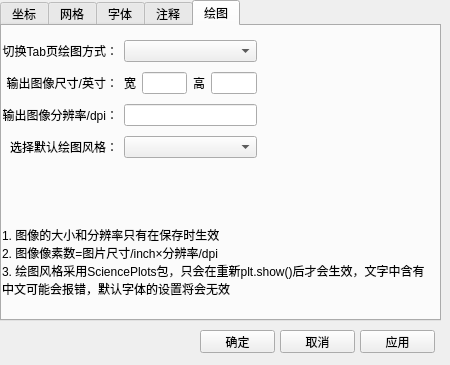
<?xml version="1.0" encoding="UTF-8"?>
<ui version="4.0">
 <class>Form</class>
 <widget class="QWidget" name="Form">
  <property name="geometry">
   <rect>
    <x>0</x>
    <y>0</y>
    <width>450</width>
    <height>365</height>
   </rect>
  </property>
  <property name="minimumSize">
   <size>
    <width>450</width>
    <height>365</height>
   </size>
  </property>
  <property name="maximumSize">
   <size>
    <width>450</width>
    <height>365</height>
   </size>
  </property>
  <property name="windowTitle">
   <string>Form</string>
  </property>
  <widget class="QPushButton" name="pushButton">
   <property name="geometry">
    <rect>
     <x>200</x>
     <y>330</y>
     <width>75</width>
     <height>23</height>
    </rect>
   </property>
   <property name="text">
    <string>确定</string>
   </property>
  </widget>
  <widget class="QPushButton" name="pushButton_2">
   <property name="geometry">
    <rect>
     <x>280</x>
     <y>330</y>
     <width>75</width>
     <height>23</height>
    </rect>
   </property>
   <property name="text">
    <string>取消</string>
   </property>
  </widget>
  <widget class="QPushButton" name="pushButton_3">
   <property name="geometry">
    <rect>
     <x>360</x>
     <y>330</y>
     <width>75</width>
     <height>23</height>
    </rect>
   </property>
   <property name="text">
    <string>应用</string>
   </property>
  </widget>
  <widget class="QTabWidget" name="tabWidget">
   <property name="geometry">
    <rect>
     <x>0</x>
     <y>0</y>
     <width>441</width>
     <height>321</height>
    </rect>
   </property>
   <property name="layoutDirection">
    <enum>Qt::LeftToRight</enum>
   </property>
   <property name="currentIndex">
    <number>4</number>
   </property>
   <widget class="QWidget" name="tab">
    <attribute name="title">
     <string>坐标</string>
    </attribute>
    <widget class="QWidget" name="layoutWidget">
     <property name="geometry">
      <rect>
       <x>0</x>
       <y>0</y>
       <width>411</width>
       <height>286</height>
      </rect>
     </property>
     <layout class="QHBoxLayout" name="horizontalLayout">
      <item>
       <layout class="QFormLayout" name="formLayout">
        <item row="0" column="0">
         <widget class="QLabel" name="label_2">
          <property name="text">
           <string>X 标签：</string>
          </property>
         </widget>
        </item>
        <item row="0" column="1">
         <widget class="QLineEdit" name="lineEdit"/>
        </item>
        <item row="1" column="0">
         <widget class="QLabel" name="label_3">
          <property name="text">
           <string>Y 标签：</string>
          </property>
         </widget>
        </item>
        <item row="1" column="1">
         <widget class="QLineEdit" name="lineEdit_2"/>
        </item>
        <item row="2" column="0">
         <widget class="QLabel" name="label_4">
          <property name="text">
           <string>Z 标签：</string>
          </property>
         </widget>
        </item>
        <item row="2" column="1">
         <widget class="QLineEdit" name="lineEdit_3"/>
        </item>
        <item row="3" column="0">
         <widget class="QLabel" name="label_5">
          <property name="text">
           <string>主标题：</string>
          </property>
         </widget>
        </item>
        <item row="3" column="1">
         <widget class="QLineEdit" name="lineEdit_4"/>
        </item>
        <item row="4" column="0">
         <widget class="QLabel" name="label_12">
          <property name="text">
           <string>子标题：</string>
          </property>
         </widget>
        </item>
        <item row="4" column="1">
         <widget class="QLineEdit" name="lineEdit_5"/>
        </item>
       </layout>
      </item>
      <item>
       <layout class="QFormLayout" name="formLayout_2">
        <item row="0" column="0">
         <widget class="QLabel" name="label_6">
          <property name="text">
           <string>X  range：</string>
          </property>
         </widget>
        </item>
        <item row="0" column="1">
         <widget class="QLineEdit" name="lineEdit_6"/>
        </item>
        <item row="1" column="0">
         <widget class="QLabel" name="label_7">
          <property name="text">
           <string>Y  range：</string>
          </property>
         </widget>
        </item>
        <item row="1" column="1">
         <widget class="QLineEdit" name="lineEdit_7"/>
        </item>
        <item row="2" column="0">
         <widget class="QLabel" name="label_11">
          <property name="text">
           <string>Z range：</string>
          </property>
         </widget>
        </item>
        <item row="2" column="1">
         <widget class="QLineEdit" name="lineEdit_8"/>
        </item>
        <item row="3" column="0">
         <widget class="QLabel" name="label_8">
          <property name="text">
           <string>X  major  locator：</string>
          </property>
         </widget>
        </item>
        <item row="3" column="1">
         <widget class="QLineEdit" name="lineEdit_9"/>
        </item>
        <item row="4" column="0">
         <widget class="QLabel" name="label_9">
          <property name="text">
           <string>Y  major  locator：</string>
          </property>
         </widget>
        </item>
        <item row="4" column="1">
         <widget class="QLineEdit" name="lineEdit_10"/>
        </item>
        <item row="5" column="0">
         <widget class="QLabel" name="label_10">
          <property name="text">
           <string>Z  major  locator：</string>
          </property>
         </widget>
        </item>
        <item row="5" column="1">
         <widget class="QLineEdit" name="lineEdit_11"/>
        </item>
        <item row="6" column="0">
         <widget class="QLabel" name="label_13">
          <property name="text">
           <string>X  minor  locator：</string>
          </property>
         </widget>
        </item>
        <item row="6" column="1">
         <widget class="QLineEdit" name="lineEdit_12"/>
        </item>
        <item row="7" column="0">
         <widget class="QLabel" name="label_14">
          <property name="text">
           <string>Y minor  locator：</string>
          </property>
         </widget>
        </item>
        <item row="7" column="1">
         <widget class="QLineEdit" name="lineEdit_13"/>
        </item>
        <item row="8" column="0">
         <widget class="QLabel" name="label_15">
          <property name="text">
           <string>Z minor  locator：</string>
          </property>
         </widget>
        </item>
        <item row="8" column="1">
         <widget class="QLineEdit" name="lineEdit_14"/>
        </item>
       </layout>
      </item>
     </layout>
    </widget>
   </widget>
   <widget class="QWidget" name="tab_2">
    <attribute name="title">
     <string>网格</string>
    </attribute>
    <widget class="QWidget" name="formLayoutWidget_2">
     <property name="geometry">
      <rect>
       <x>0</x>
       <y>0</y>
       <width>271</width>
       <height>161</height>
      </rect>
     </property>
     <layout class="QFormLayout" name="formLayout_5">
      <item row="0" column="0">
       <widget class="QLabel" name="label_19">
        <property name="text">
         <string>显示轴：</string>
        </property>
       </widget>
      </item>
      <item row="0" column="1">
       <widget class="QComboBox" name="comboBox_4"/>
      </item>
      <item row="1" column="0">
       <widget class="QLabel" name="label_21">
        <property name="text">
         <string>网格颜色：</string>
        </property>
       </widget>
      </item>
      <item row="1" column="1">
       <widget class="QComboBox" name="comboBox_5"/>
      </item>
      <item row="2" column="0">
       <widget class="QLabel" name="label_22">
        <property name="text">
         <string>刻度：</string>
        </property>
       </widget>
      </item>
      <item row="2" column="1">
       <widget class="QComboBox" name="comboBox_6"/>
      </item>
      <item row="3" column="0">
       <widget class="QLabel" name="label_23">
        <property name="text">
         <string>网格样式：</string>
        </property>
       </widget>
      </item>
      <item row="3" column="1">
       <widget class="QComboBox" name="comboBox_7"/>
      </item>
      <item row="4" column="0">
       <widget class="QLabel" name="label_24">
        <property name="text">
         <string>网格宽度：</string>
        </property>
       </widget>
      </item>
      <item row="4" column="1">
       <widget class="QLineEdit" name="lineEdit_15"/>
      </item>
     </layout>
    </widget>
   </widget>
   <widget class="QWidget" name="tab_3">
    <attribute name="title">
     <string>字体</string>
    </attribute>
    <widget class="QWidget" name="formLayoutWidget">
     <property name="geometry">
      <rect>
       <x>0</x>
       <y>10</y>
       <width>341</width>
       <height>131</height>
      </rect>
     </property>
     <layout class="QFormLayout" name="formLayout_4">
      <item row="0" column="0">
       <widget class="QLabel" name="label_16">
        <property name="text">
         <string>中文字体：</string>
        </property>
       </widget>
      </item>
      <item row="0" column="1">
       <widget class="QComboBox" name="comboBox"/>
      </item>
      <item row="1" column="0">
       <widget class="QLabel" name="label_17">
        <property name="text">
         <string>英文字体：</string>
        </property>
       </widget>
      </item>
      <item row="1" column="1">
       <widget class="QComboBox" name="comboBox_2"/>
      </item>
      <item row="2" column="0">
       <widget class="QLabel" name="label_18">
        <property name="text">
         <string>中英文混合字体：</string>
        </property>
       </widget>
      </item>
      <item row="2" column="1">
       <widget class="QComboBox" name="comboBox_3"/>
      </item>
      <item row="3" column="0">
       <widget class="QLabel" name="label_20">
        <property name="text">
         <string>重新检索字体库：</string>
        </property>
       </widget>
      </item>
      <item row="3" column="1">
       <widget class="QPushButton" name="pushButton_4">
        <property name="text">
         <string>start</string>
        </property>
       </widget>
      </item>
     </layout>
    </widget>
    <widget class="QLabel" name="label">
     <property name="geometry">
      <rect>
       <x>0</x>
       <y>150</y>
       <width>341</width>
       <height>16</height>
      </rect>
     </property>
     <property name="text">
      <string/>
     </property>
    </widget>
   </widget>
   <widget class="QWidget" name="tab_4">
    <attribute name="title">
     <string>注释</string>
    </attribute>
    <widget class="QWidget" name="formLayoutWidget_3">
     <property name="geometry">
      <rect>
       <x>0</x>
       <y>0</y>
       <width>211</width>
       <height>272</height>
      </rect>
     </property>
     <layout class="QFormLayout" name="formLayout_6">
      <item row="0" column="0">
       <widget class="QLabel" name="label_25">
        <property name="text">
         <string>坐标样式：</string>
        </property>
       </widget>
      </item>
      <item row="0" column="1">
       <widget class="QLineEdit" name="lineEdit_16">
        <property name="font">
         <font>
          <family>Times New Roman</family>
         </font>
        </property>
        <property name="text">
         <string>(%.2f,%.2f)</string>
        </property>
       </widget>
      </item>
      <item row="1" column="0">
       <widget class="QLabel" name="label_27">
        <property name="text">
         <string>背景颜色：</string>
        </property>
       </widget>
      </item>
      <item row="1" column="1">
       <widget class="QComboBox" name="comboBox_8"/>
      </item>
      <item row="2" column="0">
       <widget class="QLabel" name="label_29">
        <property name="text">
         <string>边框颜色：</string>
        </property>
       </widget>
      </item>
      <item row="2" column="1">
       <widget class="QComboBox" name="comboBox_12"/>
      </item>
      <item row="3" column="0">
       <widget class="QLabel" name="label_28">
        <property name="text">
         <string>边框粗细：</string>
        </property>
       </widget>
      </item>
      <item row="3" column="1">
       <widget class="QLineEdit" name="lineEdit_17"/>
      </item>
      <item row="4" column="0">
       <widget class="QLabel" name="label_30">
        <property name="text">
         <string>文字偏移量：</string>
        </property>
       </widget>
      </item>
      <item row="4" column="1">
       <widget class="QLineEdit" name="lineEdit_19">
        <property name="text">
         <string>(0,0)</string>
        </property>
       </widget>
      </item>
      <item row="5" column="0">
       <widget class="QLabel" name="label_31">
        <property name="text">
         <string>箭头粗细：</string>
        </property>
       </widget>
      </item>
      <item row="5" column="1">
       <widget class="QLineEdit" name="lineEdit_20"/>
      </item>
      <item row="6" column="0">
       <widget class="QLabel" name="label_32">
        <property name="text">
         <string>箭头颜色：</string>
        </property>
       </widget>
      </item>
      <item row="6" column="1">
       <widget class="QComboBox" name="comboBox_9"/>
      </item>
      <item row="7" column="0">
       <widget class="QLabel" name="label_33">
        <property name="text">
         <string>箭头形状：</string>
        </property>
       </widget>
      </item>
      <item row="7" column="1">
       <widget class="QComboBox" name="comboBox_10"/>
      </item>
     </layout>
    </widget>
    <widget class="QWidget" name="formLayoutWidget_4">
     <property name="geometry">
      <rect>
       <x>220</x>
       <y>0</y>
       <width>211</width>
       <height>231</height>
      </rect>
     </property>
     <layout class="QFormLayout" name="formLayout_7">
      <item row="0" column="0">
       <widget class="QLabel" name="label_34">
        <property name="text">
         <string>是否显示点：</string>
        </property>
       </widget>
      </item>
      <item row="0" column="1">
       <widget class="QCheckBox" name="checkBox_2">
        <property name="text">
         <string/>
        </property>
       </widget>
      </item>
      <item row="1" column="0">
       <widget class="QLabel" name="label_36">
        <property name="text">
         <string>文字大小：</string>
        </property>
       </widget>
      </item>
      <item row="1" column="1">
       <widget class="QLineEdit" name="lineEdit_21"/>
      </item>
      <item row="2" column="0">
       <widget class="QLabel" name="label_37">
        <property name="text">
         <string>文字颜色：</string>
        </property>
       </widget>
      </item>
      <item row="2" column="1">
       <widget class="QComboBox" name="comboBox_11"/>
      </item>
      <item row="3" column="0">
       <widget class="QLabel" name="label_38">
        <property name="text">
         <string>是否显示文字：</string>
        </property>
       </widget>
      </item>
      <item row="3" column="1">
       <widget class="QCheckBox" name="checkBox_4">
        <property name="text">
         <string/>
        </property>
       </widget>
      </item>
      <item row="4" column="0">
       <widget class="QLabel" name="label_39">
        <property name="text">
         <string>是否显示箭头：</string>
        </property>
       </widget>
      </item>
      <item row="4" column="1">
       <widget class="QCheckBox" name="checkBox_5">
        <property name="text">
         <string/>
        </property>
       </widget>
      </item>
     </layout>
    </widget>
   </widget>
   <widget class="QWidget" name="tab_5">
    <attribute name="title">
     <string>绘图</string>
    </attribute>
    <widget class="QWidget" name="gridLayoutWidget">
     <property name="geometry">
      <rect>
       <x>0</x>
       <y>10</y>
       <width>255</width>
       <height>126</height>
      </rect>
     </property>
     <layout class="QGridLayout" name="gridLayout">
      <item row="2" column="0">
       <widget class="QLabel" name="label_42">
        <property name="text">
         <string>输出图像分辨率/dpi：</string>
        </property>
        <property name="alignment">
         <set>Qt::AlignRight|Qt::AlignTrailing|Qt::AlignVCenter</set>
        </property>
       </widget>
      </item>
      <item row="1" column="1">
       <layout class="QHBoxLayout" name="horizontalLayout_2">
        <item>
         <widget class="QLabel" name="label_40">
          <property name="text">
           <string>宽</string>
          </property>
         </widget>
        </item>
        <item>
         <widget class="QLineEdit" name="lineEdit_18"/>
        </item>
        <item>
         <widget class="QLabel" name="label_41">
          <property name="text">
           <string>高</string>
          </property>
         </widget>
        </item>
        <item>
         <widget class="QLineEdit" name="lineEdit_22"/>
        </item>
       </layout>
      </item>
      <item row="0" column="1">
       <widget class="QComboBox" name="comboBox_13"/>
      </item>
      <item row="2" column="1">
       <widget class="QLineEdit" name="lineEdit_23"/>
      </item>
      <item row="1" column="0">
       <widget class="QLabel" name="label_35">
        <property name="text">
         <string>输出图像尺寸/英寸：</string>
        </property>
        <property name="alignment">
         <set>Qt::AlignRight|Qt::AlignTrailing|Qt::AlignVCenter</set>
        </property>
       </widget>
      </item>
      <item row="0" column="0">
       <widget class="QLabel" name="label_26">
        <property name="text">
         <string>切换Tab页绘图方式：</string>
        </property>
        <property name="alignment">
         <set>Qt::AlignRight|Qt::AlignTrailing|Qt::AlignVCenter</set>
        </property>
       </widget>
      </item>
      <item row="3" column="0">
       <widget class="QLabel" name="label_44">
        <property name="text">
         <string>选择默认绘图风格：</string>
        </property>
        <property name="alignment">
         <set>Qt::AlignRight|Qt::AlignTrailing|Qt::AlignVCenter</set>
        </property>
       </widget>
      </item>
      <item row="3" column="1">
       <widget class="QComboBox" name="comboBox_14"/>
      </item>
     </layout>
    </widget>
    <widget class="QLabel" name="label_43">
     <property name="geometry">
      <rect>
       <x>0</x>
       <y>200</y>
       <width>431</width>
       <height>71</height>
      </rect>
     </property>
     <property name="styleSheet">
      <string notr="true"/>
     </property>
     <property name="lineWidth">
      <number>3</number>
     </property>
     <property name="text">
      <string>1. 图像的大小和分辨率只有在保存时生效
2. 图像像素数=图片尺寸/inch×分辨率/dpi
3. 绘图风格采用SciencePlots包，只会在重新plt.show()后才会生效，文字中含有
中文可能会报错，默认字体的设置将会无效</string>
     </property>
     <property name="textFormat">
      <enum>Qt::PlainText</enum>
     </property>
    </widget>
   </widget>
  </widget>
 </widget>
 <resources/>
 <connections/>
</ui>
